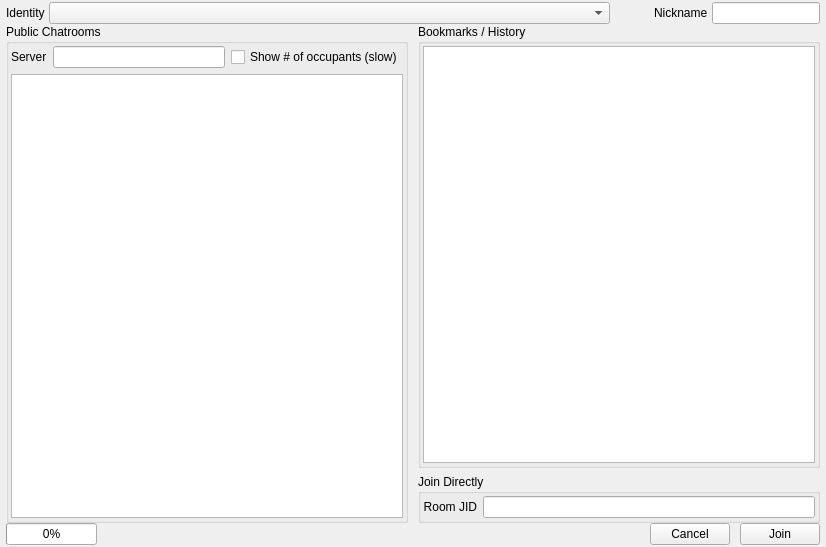
<?xml version="1.0" encoding="UTF-8"?>
<ui version="4.0">
 <class>MUCJoinDialog</class>
 <widget class="QDialog" name="MUCJoinDialog">
  <property name="windowModality">
   <enum>Qt::NonModal</enum>
  </property>
  <property name="geometry">
   <rect>
    <x>0</x>
    <y>0</y>
    <width>826</width>
    <height>547</height>
   </rect>
  </property>
  <property name="windowTitle">
   <string>Join Room</string>
  </property>
  <property name="sizeGripEnabled">
   <bool>false</bool>
  </property>
  <property name="modal">
   <bool>false</bool>
  </property>
  <layout class="QVBoxLayout" name="verticalLayout" stretch="0,1,0">
   <property name="spacing">
    <number>0</number>
   </property>
   <property name="leftMargin">
    <number>6</number>
   </property>
   <property name="topMargin">
    <number>2</number>
   </property>
   <property name="rightMargin">
    <number>6</number>
   </property>
   <property name="bottomMargin">
    <number>2</number>
   </property>
   <item>
    <layout class="QVBoxLayout" name="verticalLayout_3" stretch="0">
     <property name="sizeConstraint">
      <enum>QLayout::SetDefaultConstraint</enum>
     </property>
     <item>
      <layout class="QGridLayout" name="gridLayout" rowstretch="0" columnstretch="0,1,0,0,0">
       <property name="sizeConstraint">
        <enum>QLayout::SetDefaultConstraint</enum>
       </property>
       <property name="horizontalSpacing">
        <number>4</number>
       </property>
       <item row="0" column="0">
        <widget class="QLabel" name="identityLabel">
         <property name="text">
          <string>Identity</string>
         </property>
        </widget>
       </item>
       <item row="0" column="1">
        <widget class="AccountsComboBox" name="identityComboBox">
         <property name="minimumSize">
          <size>
           <width>200</width>
           <height>0</height>
          </size>
         </property>
        </widget>
       </item>
       <item row="0" column="3">
        <widget class="QLabel" name="nicknameLabel">
         <property name="text">
          <string>Nickname</string>
         </property>
        </widget>
       </item>
       <item row="0" column="4">
        <widget class="QLineEdit" name="nicknameLineEdit"/>
       </item>
       <item row="0" column="2">
        <spacer name="horizontalSpacer_2">
         <property name="orientation">
          <enum>Qt::Horizontal</enum>
         </property>
         <property name="sizeHint" stdset="0">
          <size>
           <width>40</width>
           <height>20</height>
          </size>
         </property>
        </spacer>
       </item>
      </layout>
     </item>
    </layout>
   </item>
   <item>
    <layout class="QHBoxLayout" name="horizontalLayout" stretch="1,1">
     <property name="spacing">
      <number>10</number>
     </property>
     <property name="topMargin">
      <number>0</number>
     </property>
     <item>
      <widget class="QGroupBox" name="groupBox_2">
       <property name="title">
        <string>Public Chatrooms</string>
       </property>
       <layout class="QVBoxLayout" name="verticalLayout_5">
        <property name="margin">
         <number>2</number>
        </property>
        <item>
         <layout class="QGridLayout" name="gridLayout_2">
          <item row="0" column="0">
           <widget class="QLabel" name="serverLabel">
            <property name="text">
             <string>Server</string>
            </property>
           </widget>
          </item>
          <item row="0" column="1">
           <widget class="QLineEdit" name="publicServerJID"/>
          </item>
          <item row="0" column="2">
           <widget class="QCheckBox" name="occupantsCheckBox">
            <property name="text">
             <string>Show # of occupants (slow)</string>
            </property>
            <property name="tristate">
             <bool>false</bool>
            </property>
           </widget>
          </item>
         </layout>
        </item>
        <item>
         <widget class="QTreeView" name="publicRoomsList">
          <property name="editTriggers">
           <set>QAbstractItemView::NoEditTriggers</set>
          </property>
          <property name="showDropIndicator" stdset="0">
           <bool>false</bool>
          </property>
          <property name="alternatingRowColors">
           <bool>true</bool>
          </property>
          <property name="selectionMode">
           <enum>QAbstractItemView::MultiSelection</enum>
          </property>
          <property name="indentation">
           <number>0</number>
          </property>
          <property name="rootIsDecorated">
           <bool>false</bool>
          </property>
          <property name="itemsExpandable">
           <bool>false</bool>
          </property>
          <property name="sortingEnabled">
           <bool>true</bool>
          </property>
          <property name="expandsOnDoubleClick">
           <bool>false</bool>
          </property>
         </widget>
        </item>
       </layout>
      </widget>
     </item>
     <item>
      <layout class="QVBoxLayout" name="verticalLayout_4" stretch="1,0">
       <item>
        <widget class="QGroupBox" name="groupBox_3">
         <property name="title">
          <string>Bookmarks / History</string>
         </property>
         <layout class="QVBoxLayout" name="verticalLayout_7">
          <property name="margin">
           <number>2</number>
          </property>
          <item>
           <widget class="QTreeView" name="bookmarksList">
            <property name="showDropIndicator" stdset="0">
             <bool>false</bool>
            </property>
            <property name="alternatingRowColors">
             <bool>true</bool>
            </property>
            <property name="selectionMode">
             <enum>QAbstractItemView::MultiSelection</enum>
            </property>
            <property name="indentation">
             <number>0</number>
            </property>
            <property name="rootIsDecorated">
             <bool>false</bool>
            </property>
            <property name="itemsExpandable">
             <bool>false</bool>
            </property>
           </widget>
          </item>
         </layout>
        </widget>
       </item>
       <item>
        <widget class="QGroupBox" name="groupBox_4">
         <property name="title">
          <string>Join Directly</string>
         </property>
         <property name="flat">
          <bool>false</bool>
         </property>
         <property name="checkable">
          <bool>false</bool>
         </property>
         <layout class="QFormLayout" name="formLayout_4">
          <property name="fieldGrowthPolicy">
           <enum>QFormLayout::ExpandingFieldsGrow</enum>
          </property>
          <property name="margin">
           <number>2</number>
          </property>
          <item row="0" column="0">
           <widget class="QLabel" name="roomJIDLabel">
            <property name="text">
             <string>Room JID</string>
            </property>
            <property name="alignment">
             <set>Qt::AlignRight|Qt::AlignTrailing|Qt::AlignVCenter</set>
            </property>
           </widget>
          </item>
          <item row="0" column="1">
           <widget class="QLineEdit" name="roomJIDLineEdit"/>
          </item>
         </layout>
        </widget>
       </item>
      </layout>
     </item>
    </layout>
   </item>
   <item>
    <layout class="QHBoxLayout" name="horizontalLayout_2" stretch="0,1,0,0">
     <property name="spacing">
      <number>10</number>
     </property>
     <item>
      <widget class="QProgressBar" name="processBar">
       <property name="value">
        <number>0</number>
       </property>
       <property name="orientation">
        <enum>Qt::Horizontal</enum>
       </property>
       <property name="invertedAppearance">
        <bool>false</bool>
       </property>
      </widget>
     </item>
     <item>
      <spacer name="horizontalSpacer">
       <property name="orientation">
        <enum>Qt::Horizontal</enum>
       </property>
       <property name="sizeHint" stdset="0">
        <size>
         <width>40</width>
         <height>20</height>
        </size>
       </property>
      </spacer>
     </item>
     <item>
      <widget class="QPushButton" name="cancelButton">
       <property name="text">
        <string>Cancel</string>
       </property>
       <property name="autoDefault">
        <bool>false</bool>
       </property>
      </widget>
     </item>
     <item>
      <widget class="QPushButton" name="joinButton">
       <property name="text">
        <string>Join</string>
       </property>
       <property name="autoDefault">
        <bool>false</bool>
       </property>
       <property name="default">
        <bool>false</bool>
       </property>
       <property name="flat">
        <bool>false</bool>
       </property>
      </widget>
     </item>
    </layout>
   </item>
  </layout>
 </widget>
 <layoutdefault spacing="6" margin="11"/>
 <customwidgets>
  <customwidget>
   <class>AccountsComboBox</class>
   <extends>QComboBox</extends>
   <header>accountscombobox.h</header>
  </customwidget>
 </customwidgets>
 <resources/>
 <connections/>
</ui>
